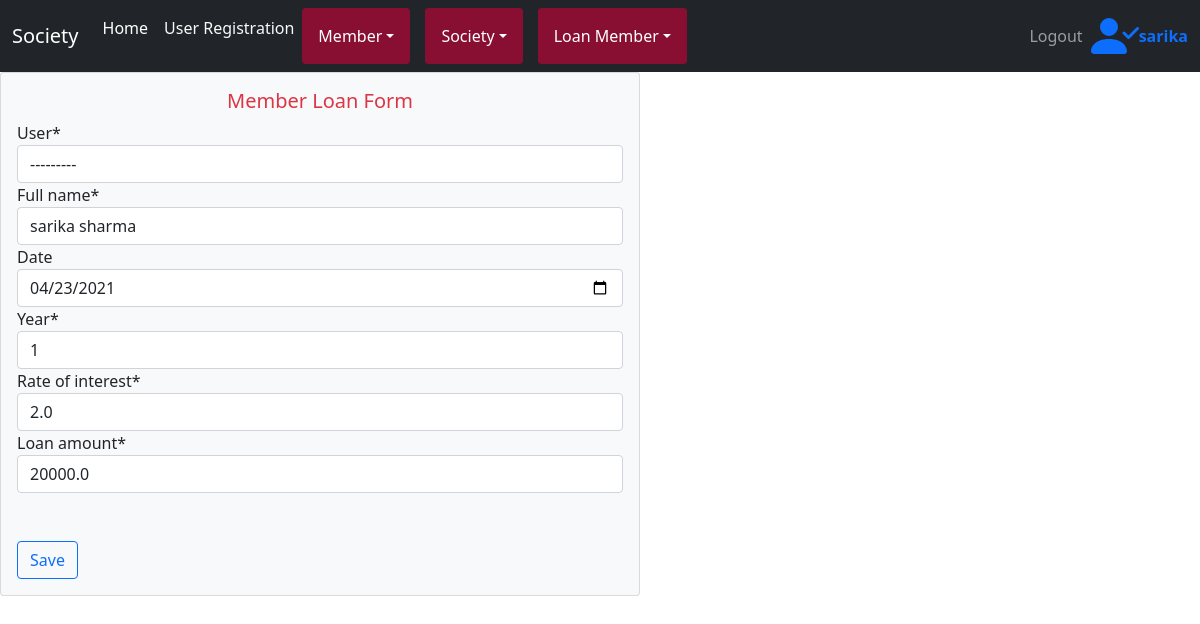
/societyupdate/45 (signed in), run on an earlier commit of the app's database.
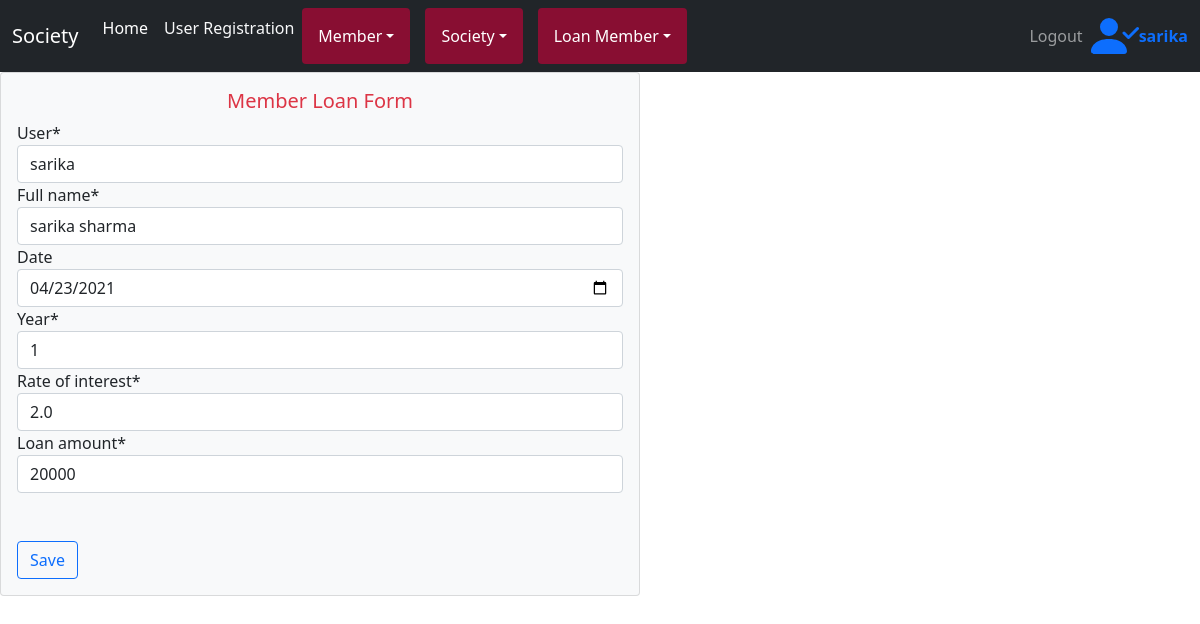
And on a later commit of the database.
### admin_app/models.py (models this page shows, shortened)
class Societyloan(models.Model):
        user=models.ForeignKey(User,on_delete=models.CASCADE,null=True)
        full_name=models.ForeignKey(Member, on_delete=models.CASCADE)
        date = models.DateField(auto_now_add=False,auto_now=False,blank=True)
        year=models.IntegerField()
        rate_of_interest=models.FloatField()
        loan_amount=models.IntegerField()
        total_amount=models.IntegerField(null=True)
        year_amount=models.IntegerField(null=True)
        @property
        def total_amount(self):
                if(self.loan_amount != None):
                        rate_of_interest = self.year * self.rate_of_interest * self.loan_amount/100
                        total_amount = self.loan_amount + rate_of_interest
                        total_amount = total_amount/(self.year*12)
                        return total_amount
        def year_amount(self):
                if(self.total_amount !=None):
                        year_amount = self.total_amount*12
                        return year_amount

### admin_app/views.py (the view)
# urls.py: path('societyupdate/<int:id>',views.societyupdate,name='societyupdate'),
@login_required
def societyupdate(request,id):
    upd=Societyloan.objects.get(id=id)
    fm=SocietyForm(request.POST or None,request.FILES or None,instance=upd)
    if fm.is_valid():
        fm.save()
        return redirect(societyloanread)
    return render(request,'societyupdate.html',{'update':fm})

### admin_app/forms.py
class SocietyForm(forms.ModelForm):
    class Meta:
        model=Societyloan
        fields="__all__"
        date = widgets = {'date': DateInput()}

### admin_app/models.py (called while the page is built)
        def __str__(self):
            return self.full_name

### templates/societyupdate.html (shortened to what this page needs)
{% extends "base.html" %}
{% block content %}
{% include "nav.html" %}
<div class="card align-item-center bg-light " style="width: 40rem;">
    <div class="card-body">
      <h5 class="card-title text-danger"><center>Member Loan Form</center></h5>
      <form  method="POST" enctype="multipart/form-data" class=" text-black">
        {%load crispy_forms_tags%}
        {{update|crispy}}
        <br>
        <br>
        <button type="submit" class="btn btn-outline-primary align-center">Save</button>
{% endblock %}

What changed in the data, as far as the page shows it:
changed Societyloan "sarika sharma": user "---------" → "sarika"; loan_amount "20000.0" → "20000"
